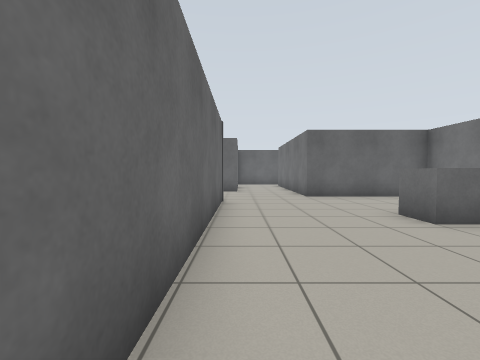
view 1 (above)

14 first-person views from a walk through a world built for the Gazebo simulator. The camera is 0.94 m above the floor, tilts 2° down and sees 90° across. The floor is counted in squares, 1 m on a side. Each view is taken from the middle of a square. On the plan, view 1 faces up. The plan holds only what a view shows up to about 10 squares ahead; the rest is blank.

view 2
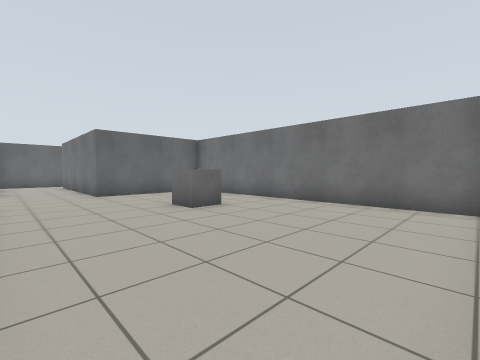

view 3
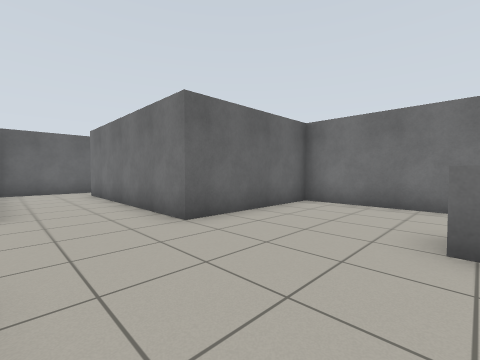

view 4
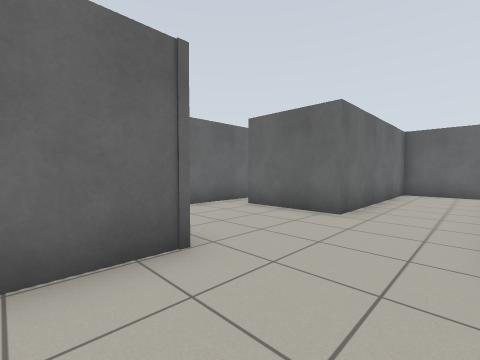

view 5
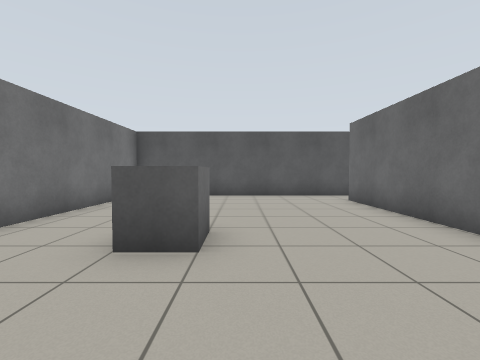

view 6
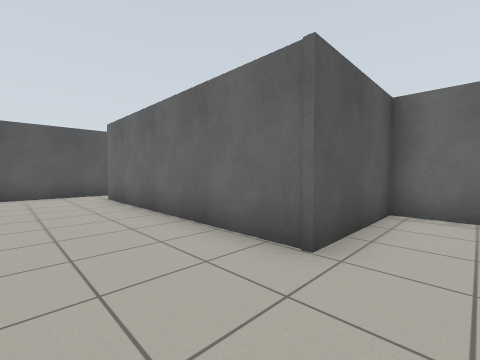

view 7
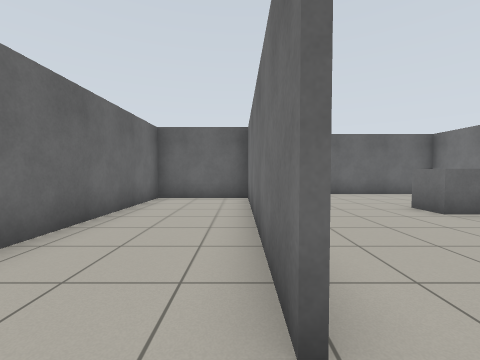

view 8
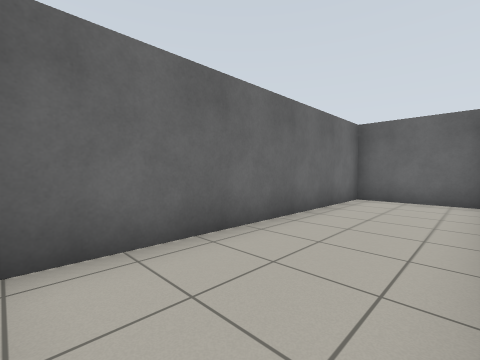

view 9
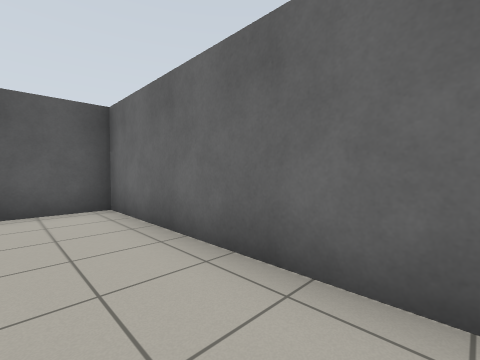

view 10
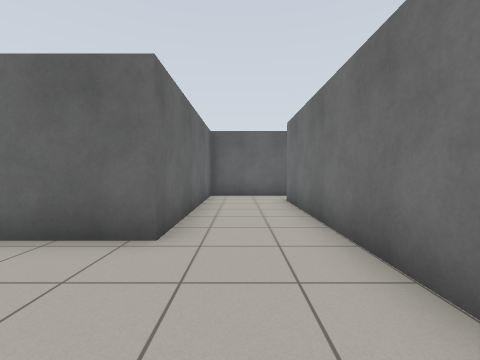

view 11
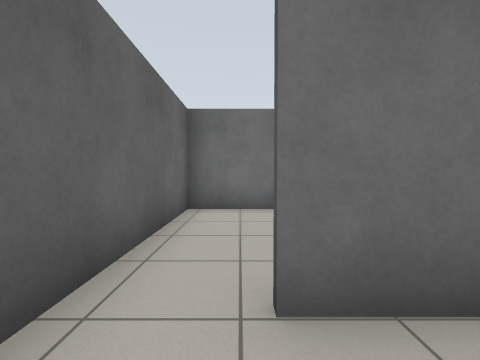

view 12
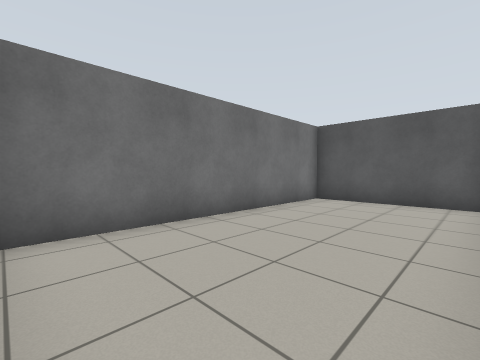

view 13
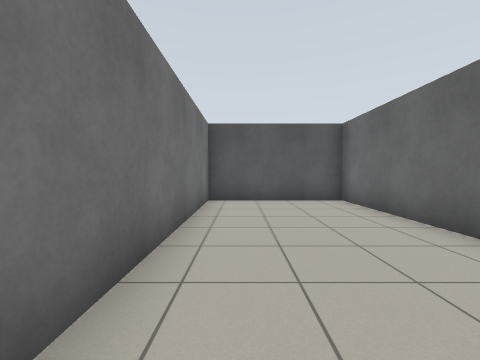

view 14
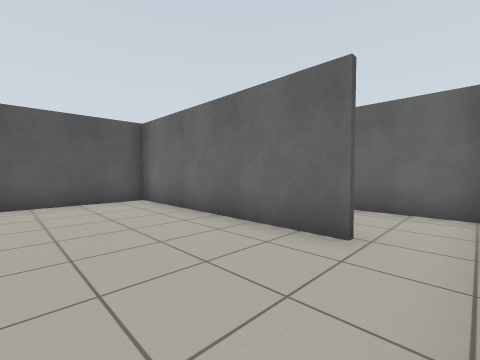

### Floor plan
Ten units are one square. View 1 is at (0, 0); x grows to the right and y downward. Boxes are objects, and circles mark ways between rooms. Rooms are numbered by the first view taken in them; rooms with no view inside come last. Other rooms are left out.
<svg viewBox="-45 -178 121 197">
<path fill="none" stroke="#000" d="M71 -90 25 -90 25 -159M-40 -77 -6 -77 -6 -1M-14 14 70 14 70 -91M-39 -120 -39 -80M26 -173 -1 -173 -1 -112 -29 -112M-7 -1 -7 -75 -40 -75M-39 -80 -39 14 -14 14M27 -159 27 -92 71 -92M70 -91 70 -173 26 -173"/>
<rect x="35" y="-55" width="10" height="20" fill="#bbb"><title>grey box</title></rect>
<circle cx="-10" cy="5" r="3" fill="#2a7"/>
<circle cx="30" cy="-165" r="3" fill="#2a7"/>
<text x="20" y="-60">1</text>
<text x="-30" y="-30">2</text>
<text x="50" y="-140">3</text>
</svg>
Room 1 opens to room 2. Room 1 opens to room 3.

Where each view was taken, in squares from view 1:
view 1: 0 up, 0 right, facing up
view 2: 1 down, 0 right, facing up-right
view 3: 5 up, 0 right, facing up-right
view 4: 6 up, 2 right, facing up-left
view 5: 8 up, 3 right, facing down
view 6: 9 up, 2 right, facing down-left
view 7: 1 down, 1 left, facing up
view 8: 1 down, 1 left, facing up-left
view 9: 5 up, 2 left, facing down-left
view 10: 8 up, 1 right, facing up
view 11: 16 up, 1 right, facing right
view 12: 17 up, 3 right, facing down-right
view 13: 17 up, 6 right, facing down
view 14: 17 up, 6 right, facing down-left
